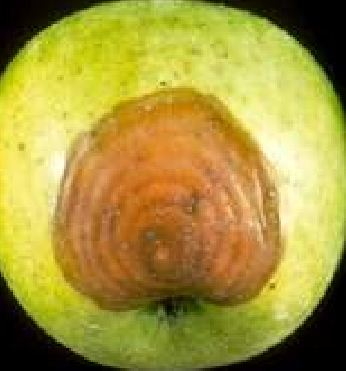
%> input picture 1_data set/1_data set/rot/rot (58).JPG, 346 x 371 px
$ octave testing.m   (GNU Octave 9; MATLAB toolbox functions it lacks are replaced by stand-ins)
%> lines starting %> are read from the running program, lines starting %| are printed output that depends on the picture
he = imread(['1_data set\1_data set\rot\rot (58).JPG']);
%> he is the input picture: size 371x346x3 uint8; mean R, G, B 166.3, 149.5, 61
% he = imread('1_data set\1_data set\normal\normal (35).JPG');
image(he);
cform = makecform('srgb2lab');
lab_he = applycform(he,cform);
%> lab_he: size 371x346x3 uint8; mean of channels 1, 2, 3 156.1, 127.2, 173.6

ab = double(lab_he(:,:,2:3));
nrows = size(ab,1);
%> nrows = 371
ncols = size(ab,2);
%> ncols = 346
ab = reshape(ab,nrows*ncols,2);

nColors = 4;
% repeat the clustering 3 times to avoid local minima
[cluster_idx, cluster_center] = kmeans(ab,nColors,'distance','sqEuclidean', 'Replicates',3);
%> cluster_center = [115.4 193.4; 117.6 171.7; 127.3 131.8; 148.2 175.3]

pixel_labels = reshape(cluster_idx,nrows,ncols);
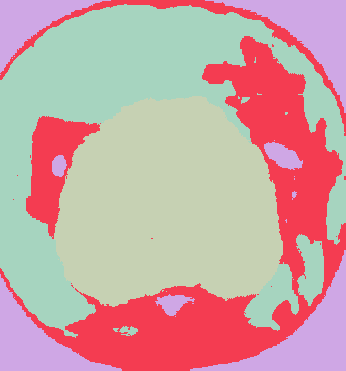
%> pixel_labels: size 371x346 double; 4 distinct labels, from 1 to 4; one colour per label, 0 black
imshow(pixel_labels,[]), title('image labeled by cluster index');

segmented_images = cell(1,3);
rgb_label = repmat(pixel_labels,[1 1 3]);
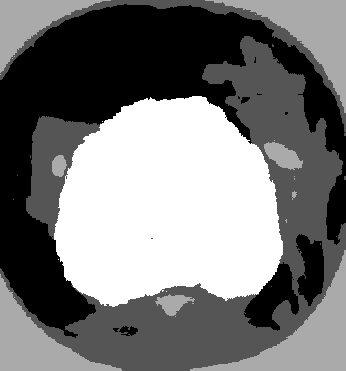
%> rgb_label: size 371x346x3 double; min 1, max 4, mean 2.42; drawn with min black and max white

for k = 1:nColors
	color = he;
	color(rgb_label ~= k) = 0;
	segmented_images{k} = color;
end
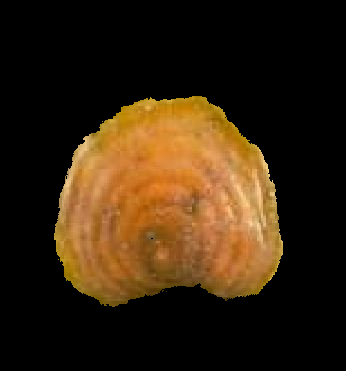
%> color: size 371x346x3 uint8; mean R, G, B 53.5, 35.6, 14.7
%> after the loop, segmented_images = 4 items
% [11 lines of commented-out code are left out]


%% Extracting LBP features
segmented_images{1} = rgb2gray(segmented_images{1});
segmented_images{2} = rgb2gray(segmented_images{2});
segmented_images{3} = rgb2gray(segmented_images{3});

$ run again, with 1_data set/1_data set/rot/rot (1).JPG copied over 1_data set/1_data set/rot/rot (58).JPG
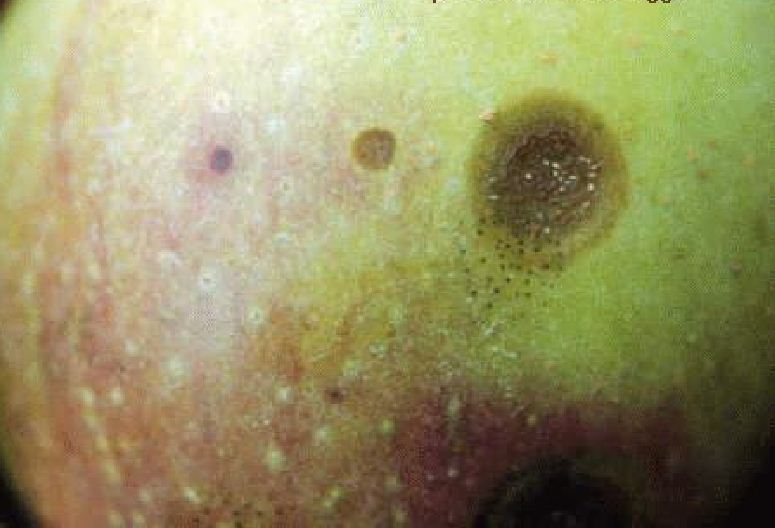
%> input picture 1_data set/1_data set/rot/rot (1).JPG, 775 x 528 px
%> he is the input picture: size 528x775x3 uint8; mean R, G, B 150, 146.2, 100.2
%> lab_he: size 528x775x3 uint8; mean of channels 1, 2, 3 151.3, 124.6, 152.9
%> cluster_center = [112.4 167.3; 129.6 138.4; 135.4 151.8; 122.2 154.8]
%> `pixel_labels = reshape(cluster_idx,nrows,ncols);`:
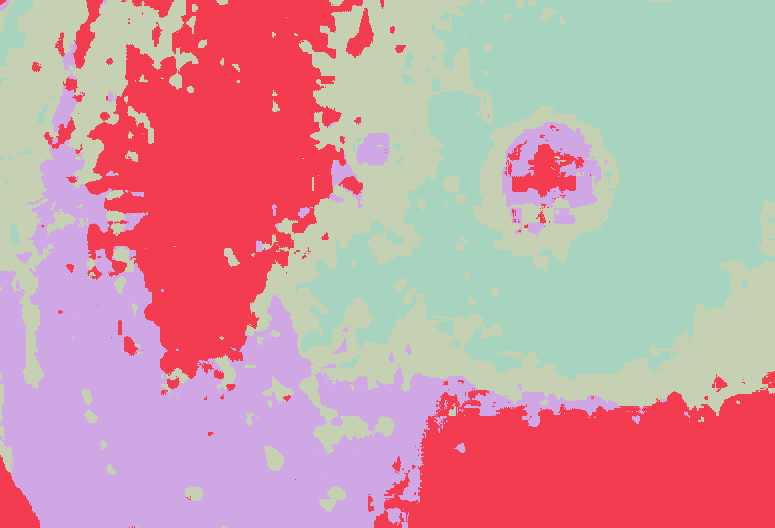
%> pixel_labels: size 528x775 double; 4 distinct labels, from 1 to 4; one colour per label, 0 black
%> after the loop `for k = 1:nColors`:
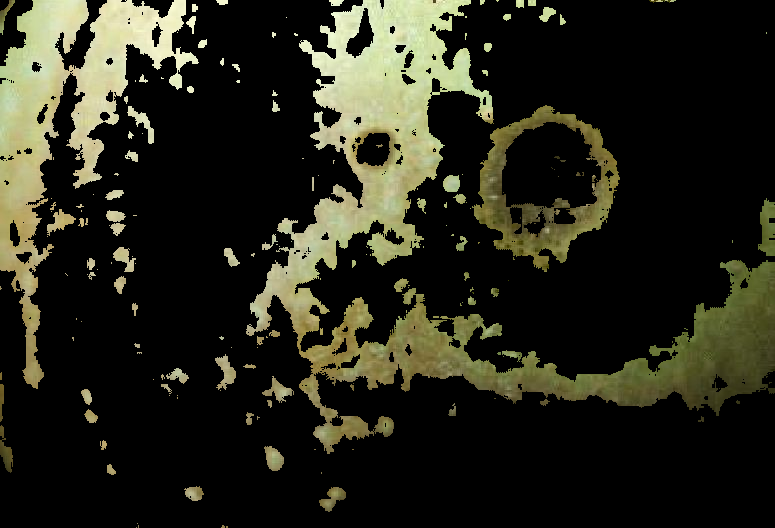
%> color: size 528x775x3 uint8; mean R, G, B 38.6, 38.6, 26.5
%> after the loop `for k = 1:nColors`: segmented_images = 4 items

$ run again, with 1_data set/1_data set/rot/rot (10).JPG copied over 1_data set/1_data set/rot/rot (58).JPG
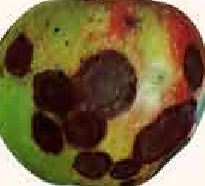
%> input picture 1_data set/1_data set/rot/rot (10).JPG, 205 x 186 px
%> he is the input picture: size 186x205x3 uint8; mean R, G, B 116, 96.2, 60.7
%> lab_he: size 186x205x3 uint8; mean of channels 1, 2, 3 105.2, 133.7, 151.1
%> cluster_center = [158.3 158.7; 108.6 170.4; 138 137.1; 128.2 165]
%> `pixel_labels = reshape(cluster_idx,nrows,ncols);`:
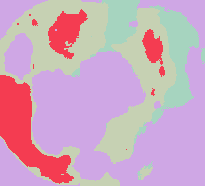
%> pixel_labels: size 186x205 double; 4 distinct labels, from 1 to 4; one colour per label, 0 black
%> after the loop `for k = 1:nColors`:
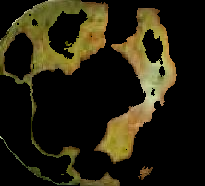
%> color: size 186x205x3 uint8; mean R, G, B 37, 32.7, 15.1
%> after the loop `for k = 1:nColors`: segmented_images = 4 items
